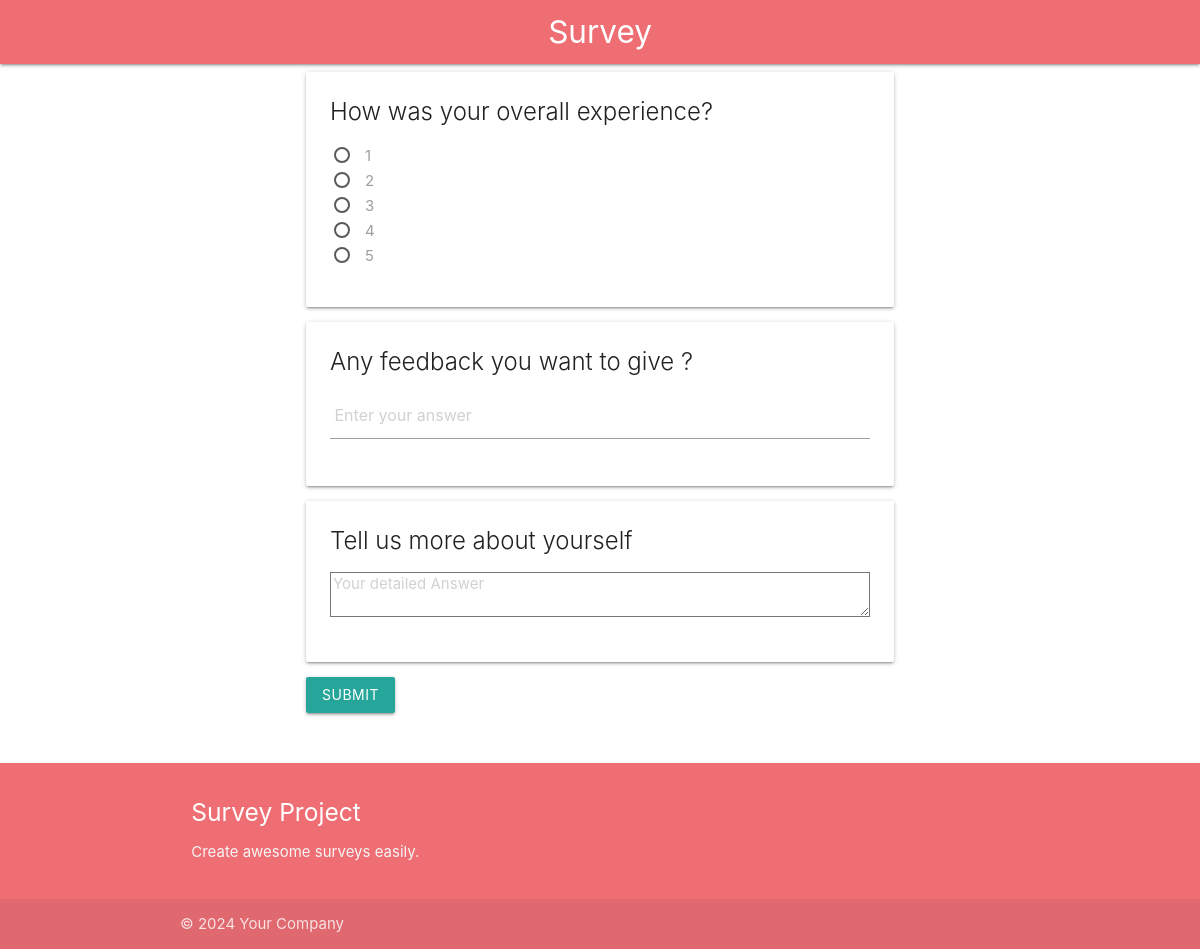
Page /feedback/2/ on the committed database.
### home/models.py (models this page shows, shortened)
class Questions(models.Model):
    QUESTION_CHOICES = (("Text","Text"),("Bigtext","Bigtext"),("Radio","Radio"),("Checkbox","Checkbox"))
    question = models.CharField(max_length=100)
    question_type = models.CharField(choices=QUESTION_CHOICES,max_length=50,default="Text")

class Options(models.Model):
    question = models.ForeignKey(Questions, related_name="Options",on_delete=models.CASCADE)
    option_name = models.CharField(max_length=100)

### home/views.py (the view, shortened to what this page needs)
# urls.py: path('feedback/<id>/' , customer_feedback , name = "customer_feedback"),
def customer_feedback(request, id):
    feedback = CustomerFeedback.objects.get(id = id)
    return render(request,'survey.html',{"questions" : feedback.question.all()})

### home/templates/survey.html (shortened to what this page needs)
{% extends "base.html" %}
{% block start %}
<div class ="container">
    <form method="post">
        {% for question in questions %}
        <div class="card">
            <div class="card-content">
                <span class="card-title">{{question.question}}</span>
            <div class ="input-field">
                {% if question.question_type == "Text" %}
                <input type="text" name ="response_{{question.id}}" class ="validate" placeholder=" Enter your answer">
                {% elif question.question_type == "Bigtext" %}
                <textarea name ="response_{{question.id}}" placeholder ="Your detailed Answer"="materialize-textarea"></textarea>
                {% elif question.question_type == "Radio" %}
                {% for option in question.Options.all %}
                <p>
                    <label>
                        <span>
                            {{option.option_name}}
                        </span>
                    </label>
                </p>
                {% endfor %}
                {% endif %}
            </div>
            </div>
        </div>
        {% endfor %}
            <button type="submit" class="btn waves-effect waves-light">Submit</button>
        </div>
</div>
{% endblock %}

### rows in the picture
Questions: question "How was your overall experience?"
Options: option_name "1"
Options: option_name "2"
Options: option_name "3"
Options: option_name "4"
Options: option_name "5"
Questions: question "Any feedback you want to give ?"
Questions: question "Tell us more about yourself", id "Your detailed Answer"
